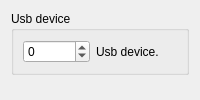
                         <widget class="QWidget" name="page_7">
                          <layout class="QVBoxLayout" name="verticalLayout_30">
                           <item>
                            <widget class="QGroupBox" name="source_groupBox_usbDevice">
                             <property name="title">
                              <string>Usb device</string>
                             </property>
                             <layout class="QGridLayout" name="gridLayout_6" columnstretch="0,1">
                              <item row="0" column="1">
                               <widget class="QLabel" name="label_38">
                                <property name="text">
                                 <string>Usb device.</string>
                                </property>
                               </widget>
                              </item>
                              <item row="0" column="0">
                               <widget class="QSpinBox" name="source_usbDevice_spinBox_id">
                                <property name="minimum">
                                 <number>-1</number>
                                </property>
                                <property name="maximum">
                                 <number>999999999</number>
                                </property>
                                <property name="value">
                                 <number>0</number>
                                </property>
                               </widget>
                              </item>
                             </layout>
                            </widget>
                           </item>
                           <item>
                            <spacer name="verticalSpacer_8">
                             <property name="orientation">
                              <enum>Qt::Vertical</enum>
                             </property>
                             <property name="sizeHint" stdset="0">
                              <size>
                               <width>0</width>
                               <height>0</height>
                              </size>
                             </property>
                            </spacer>
                           </item>
                          </layout>
                         </widget>
